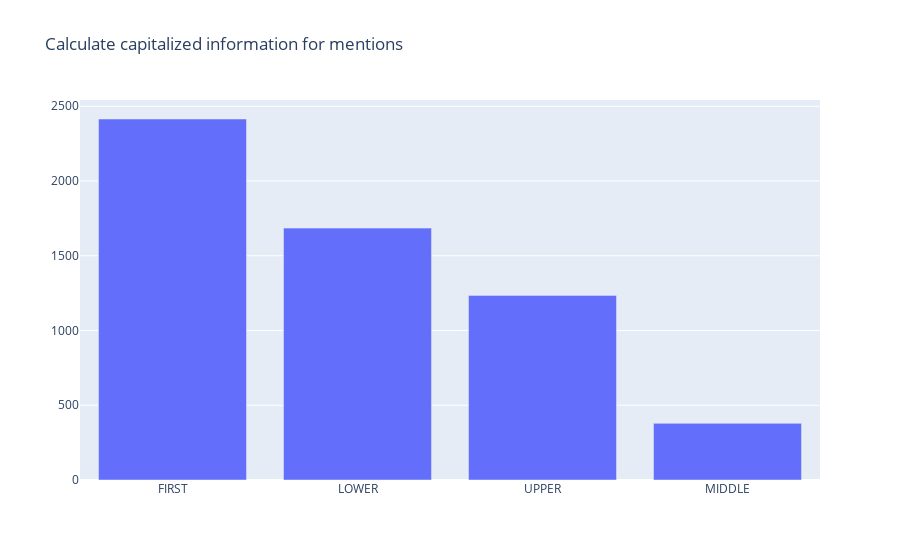

The notebook cell saved with this chart:
### Code cell
from rubrix.metrics.token_classification import entity_capitalness

entity_capitalness(name="spacy_sm_wnut17").visualize()

### Figure 1 — Plotly figure (JSON) as saved in the notebook; plotly's stock layout.template omitted (floating-point values rounded to 4 significant figures)
{"data": [{"type": "bar", "x": ["FIRST", "LOWER", "UPPER", "MIDDLE"], "y": [2415, 1685, 1235, 379]}], "layout": {"autosize": true, "title": {"text": "Calculate capitalized information for mentions"}, "xaxis": {"autorange": true, "range": [-0.5, 3.5], "title": {"text": ""}, "type": "category"}, "yaxis": {"autorange": true, "range": [0, 2542.0], "title": {"text": ""}, "type": "linear"}}}
